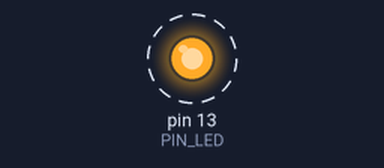
Simulated run of this sketch. Board: Arduino Uno, built with avr-gcc and run on an emulated ATmega328P. Parts: output pins drawn as LEDs (lit = HIGH). Dashed ring = blinking. What the sketch prints to the serial monitor is not drawn.

Above: at 0.2 s.
Timing chart, 0 to 3.0 s (numbered marks = the images above):
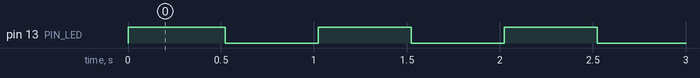

The sketch:

sketch.ino
```cpp
const int PIN_LED = 13;
int contador = 0;

void setup() {
    pinMode(PIN_LED, OUTPUT);

    Serial.begin(9600);
    Serial.println(" === Lab 01: Blink Iniciado === ");
    Serial.println("Formato: [#N] LED -> ESTADO");

}

void loop() {
    contador++;

    digitalWrite(PIN_LED, HIGH);
    Serial.print("[#");
    Serial.print(contador);
    Serial.println("] LED -> ENCENDIDO");
    delay(500);

    digitalWrite(PIN_LED, LOW);
    Serial.print("[#");
    Serial.print(contador);
    Serial.println("] LED -> APAGADO");
    delay(500);
}
```

Measured:
- by itself, pin 13 (PIN_LED): alternates HIGH for 0.50 s and LOW for 0.50 s
